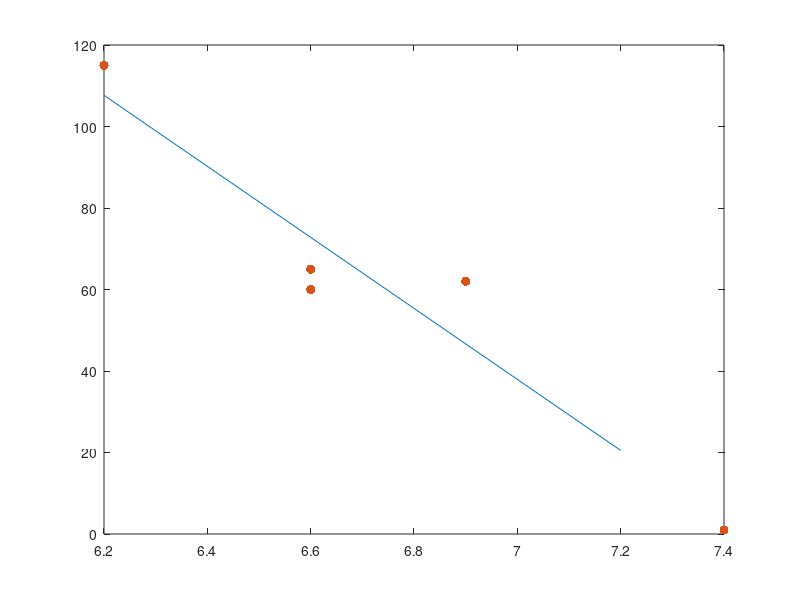

MATLAB code to generate this figure:
x = [6.6, 8.3, 6.2, 6.6, 6.9, 7.4];
y = [60, 503, 115, 65, 62, 1];

A = [ones(size(x))', x'];
b = y';
c = A\b
xr = min(x):max(x)

plot(xr, xr*c(2, 1) + c(1, 1), '-', x, y, '.', 'markersize', 20);
pause;

corrcoef(x, y)

x = [6.6, 6.2, 6.6, 6.9, 7.4];
y = [60, 115, 65, 62, 1];

A = [ones(size(x))', x'];
b = y';
c = A\b
xr = min(x):max(x)

plot(xr, xr*c(2, 1) + c(1, 1), '-', x, y, '.', 'markersize', 20);
pause;
